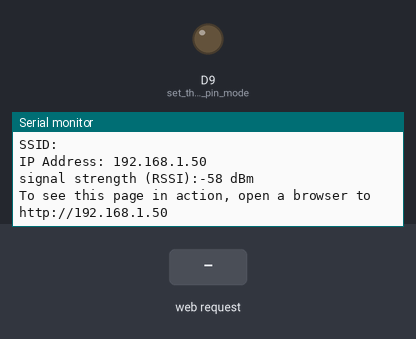
Bench run of a sketch on a simulated Arduino MKR. Shown: output pins drawn as LEDs (lit = HIGH), the last lines printed to the serial monitor. The inputs (shaded band) are chosen by the test bench. WiFi joins after 1.5 s; servers stay silent unless stated; USB keyboard and mouse output is not drawn; not simulated (calls return 0 or success): arduino_secrets.h.

Above: at 12.7 s.
12.8 s: HTTP request GET /up received
At 13.9 s:
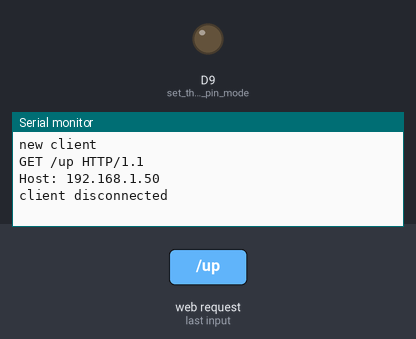
14.3 s: HTTP request GET /down received
At 15.0 s:
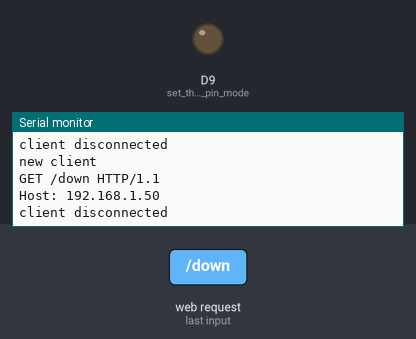
15.8 s: HTTP request GET /left received
At 16.1 s:
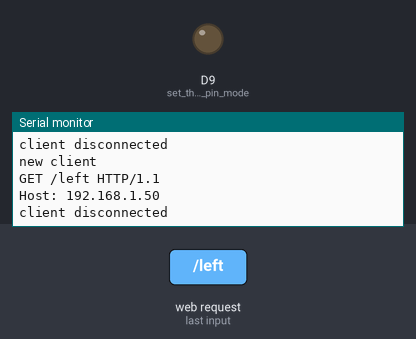

Measured:
- after the input at 12.8 s, the serial monitor: prints a new line at once (image 1)
- after the input at 14.3 s, the serial monitor: prints a new line at once (image 2)
- after the input at 15.8 s, the serial monitor: prints a new line at once (image 3)

The sketch:

keyboard_emulator.ino
```cpp
#include <Keyboard.h>
#include <SPI.h>
#include <WiFiNINA.h>

#include "arduino_secrets.h"
///////please enter your sensitive data in the Secret tab/arduino_secrets.h
char ssid[] = SECRET_SSID;        // your network SSID (name)
char pass[] = SECRET_PASS;    // your network password (use for WPA, or use as key for WEP)
int keyIndex = 0;                 // your network key index number (needed only for WEP)

int status = WL_IDLE_STATUS;
WiFiServer server(80);

void setup() {
  Keyboard.begin();

  Serial.begin(115200);      // initialize serial communication
  pinMode(9, OUTPUT);      // set the LED pin mode

  // check for the WiFi module:
  if (WiFi.status() == WL_NO_MODULE) {
    Serial.println("Communication with WiFi module failed!");
    // don't continue
    while (true);
  }

  String fv = WiFi.firmwareVersion();
  if (fv < WIFI_FIRMWARE_LATEST_VERSION) {
    Serial.println("Please upgrade the firmware");
  }

  // attempt to connect to WiFi network:
  while (status != WL_CONNECTED) {
    Serial.print("Attempting to connect to Network named: ");
    Serial.println(ssid);                   // print the network name (SSID);

    // Connect to WPA/WPA2 network. Change this line if using open or WEP network:
    status = WiFi.begin(ssid, pass);
    // wait 10 seconds for connection:
    delay(10000);
  }
  server.begin();                           // start the web server on port 80
  printWifiStatus();                        // you're connected now, so print out the status
}


void loop() {
  WiFiClient client = server.available();   // listen for incoming clients

  if (client) {                             // if you get a client,
    Serial.println("new client");           // print a message out the serial port
    String currentLine = "";                // make a String to hold incoming data from the client
    while (client.connected()) {            // loop while the client's connected
      if (client.available()) {             // if there's bytes to read from the client,
        char c = client.read();             // read a byte, then
        Serial.write(c);                    // print it out to the serial monitor
        if (c == '\n') {                    // if the byte is a newline character

          // if the current line is blank, you got two newline characters in a row.
          // that's the end of the client HTTP request, so send a response:
          if (currentLine.length() == 0) {
            // HTTP headers always start with a response code (e.g. HTTP/1.1 200 OK)
            // and a content-type so the client knows what's coming, then a blank line:
            client.println("HTTP/1.1 200 OK");
            client.println("Content-type:text/html");
            client.println();
            // The HTTP response ends with another blank line:
            client.println();
            // break out of the while loop:
            break;
          } else {    // if you got a newline, then clear currentLine:
            currentLine = "";
          }
        } else if (c != '\r') {  // if you got anything else but a carriage return character,
          currentLine += c;      // add it to the end of the currentLine
        }

        // Check to see if the client request was "GET /H" or "GET /L":
        if (currentLine.endsWith("GET /up")) {
          Keyboard.press(KEY_UP_ARROW);
        }
        else if (currentLine.endsWith("GET /down")) {
          Keyboard.press(KEY_DOWN_ARROW);
        }
        else if (currentLine.endsWith("GET /left")) {
          Keyboard.press(KEY_LEFT_ARROW);
        }
        else if (currentLine.endsWith("GET /right")) {
          Keyboard.press(KEY_RIGHT_ARROW);
        }
        else if (currentLine.endsWith("GET /fire")) {
          Keyboard.press('z');
        }


        if (currentLine.endsWith("GET /up_release")) {
          Keyboard.release(KEY_UP_ARROW);
        }
        else if (currentLine.endsWith("GET /down_release")) {
          Keyboard.release(KEY_DOWN_ARROW);
        }
        else if (currentLine.endsWith("GET /left_release")) {
          Keyboard.release(KEY_LEFT_ARROW);
        }
        else if (currentLine.endsWith("GET /right_release")) {
          Keyboard.release(KEY_RIGHT_ARROW);
        }
        else if (currentLine.endsWith("GET /fire_release")) {
          Keyboard.release('z');
        }


      }

    }
    // close the connection:
    client.stop();
    Serial.println("client disconnected");
  }
}

void printWifiStatus() {
  // print the SSID of the network you're attached to:
  Serial.print("SSID: ");
  Serial.println(WiFi.SSID());

  // print your board's IP address:
  IPAddress ip = WiFi.localIP();
  Serial.print("IP Address: ");
  Serial.println(ip);

  // print the received signal strength:
  long rssi = WiFi.RSSI();
  Serial.print("signal strength (RSSI):");
  Serial.print(rssi);
  Serial.println(" dBm");
  // print where to go in a browser:
  Serial.print("To see this page in action, open a browser to http://");
  Serial.println(ip);
}
```
